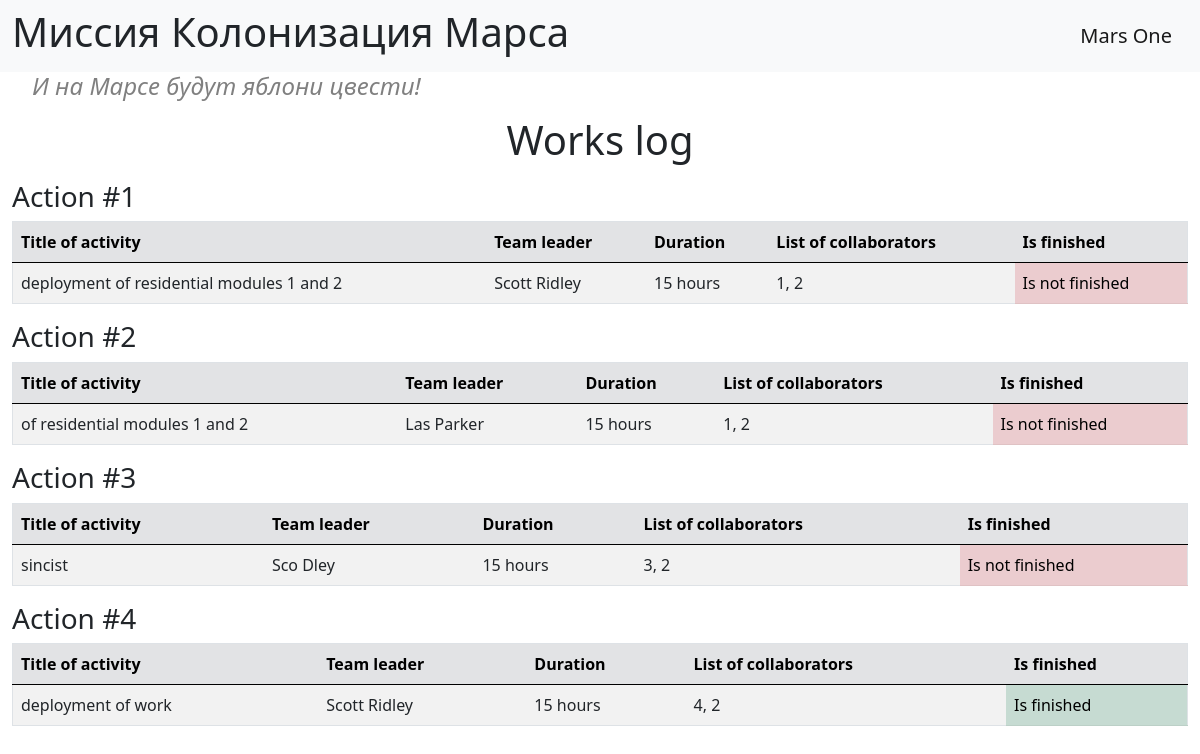
The page / on the database its author committed.
### data/jobs.py (models this page shows)
class Jobs(SqlAlchemyBase):
    __tablename__ = 'jobs'
    id = sqlalchemy.Column(sqlalchemy.Integer,
                           primary_key=True, autoincrement=True)
    team_leader = sqlalchemy.Column(sqlalchemy.Integer,
                                    sqlalchemy.ForeignKey('users.id'))
    job = sqlalchemy.Column(sqlalchemy.String, nullable=True)
    work_size = sqlalchemy.Column(sqlalchemy.Integer, nullable=True)
    collaborators = sqlalchemy.Column(sqlalchemy.String, nullable=True)
    start_date = sqlalchemy.Column(sqlalchemy.DateTime,
                                   default=datetime.datetime.now)
    end_date = sqlalchemy.Column(sqlalchemy.DateTime, nullable=True)
    is_finished = sqlalchemy.Column(sqlalchemy.Boolean, default=False)
    user = orm.relationship('User')

### data/users.py (models this page shows, shortened)
class User(SqlAlchemyBase):
    __tablename__ = 'users'
    id = sqlalchemy.Column(sqlalchemy.Integer,
                           primary_key=True, autoincrement=True)
    surname = sqlalchemy.Column(sqlalchemy.String, nullable=True)
    name = sqlalchemy.Column(sqlalchemy.String, nullable=True)
    age = sqlalchemy.Column(sqlalchemy.Integer, nullable=True)
    position = sqlalchemy.Column(sqlalchemy.String, nullable=True)
    speciality = sqlalchemy.Column(sqlalchemy.String, nullable=True)
    address = sqlalchemy.Column(sqlalchemy.String, nullable=True)
    email = sqlalchemy.Column(sqlalchemy.String,
                              index=True, unique=True, nullable=True)
    hashed_password = sqlalchemy.Column(sqlalchemy.String, nullable=True)
    modified_date = sqlalchemy.Column(sqlalchemy.DateTime,
                                      default=datetime.datetime.now)

### main.py (the view)
@app.route('/')
def index():
    db_sess = db_session.create_session()
    jobs = db_sess.query(Jobs).all()
    return render_template('index.html', jobs=jobs)

### data/db_session.py (called while the page is built)
def create_session() -> Session:
    global __factory
    return __factory()

### templates/index.html
{% extends "base.html" %}
{% block content %}
<h1 align="center">Works log</h1>
    {% for item in jobs %}
    <div class="mt-3">
        <h3>Action #{{ item.id }}</h3>
        <table class="table table-striped border">
            <thead class="table-secondary">
                <tr>
                    <th scope="col">Title of activity</th>
                    <th scope="col">Team leader</th>
                    <th scope="col">Duration</th>
                    <th scope="col">List of collaborators</th>
                    <th scope="col">Is finished</th>
                </tr>
            </thead>
            <tbody>
                <tr>
                    <td>{{ item.job }}</td>
                    <td>{{ item.user.surname }} {{ item.user.name }}</td>
                    <td>{{ item.work_size }} hours</td>
                    <td>{{ item.collaborators }}</td>
                    {% if item.is_finished %}
                        <td class="table-success">Is finished</td>
                    {% else %}
                        <td class="table-danger">Is not finished</td>
                    {% endif %}
                </tr>
            </tbody>
        </table>
    </div>
    {% endfor %}
{% endblock %}

### templates/base.html (shortened to what this page needs)
<!doctype html>
<html lang="en">
<head>
    <link rel="stylesheet"
          href="https://cdn.jsdelivr.net/npm/bootstrap@5.0.0-beta1/dist/css/bootstrap.min.css"
>
    <link rel="stylesheet" type="text/css" href="{{ url_for('static', filename='css/style.css') }}" />
</head>
<body>
    <header>
        <nav class="navbar navbar-light bg-light">
            <div class="container-fluid">
                <h1>Миссия Колонизация Марса</h1>
                <span class="navbar-brand">Mars One</span>
            </div>
        </nav>
    </header>
    <main role="main" class="container-fluid">
        <h4 class="subtitle">И на Марсе будут яблони цвести!</h4>
        {% block content %}{% endblock %}
    </main>
</body>
</html>

### static/css/style.css (style rules this page uses)
h4 { color: #333; padding-left: 20px; margin-bottom: 15px; }
.subtitle { color: #808080; font-style: italic; font-weight: normal; }

### rows shown on the page
Jobs: id "1", job "deployment of residential modules 1 and 2", user.surname "Scott", user.name "Ridley", work_size "15", collaborators "1, 2", is_finished "Is not finished"
Jobs: id "2", job "of residential modules 1 and 2", user.surname "Las", user.name "Parker", work_size "15", collaborators "1, 2", is_finished "Is not finished"
Jobs: id "3", job "sincist", user.surname "Sco", user.name "Dley", work_size "15", collaborators "3, 2", is_finished "Is not finished"
Jobs: id "4", job "deployment of work", user.surname "Scott", user.name "Ridley", work_size "15", collaborators "4, 2", is_finished "Is finished"
